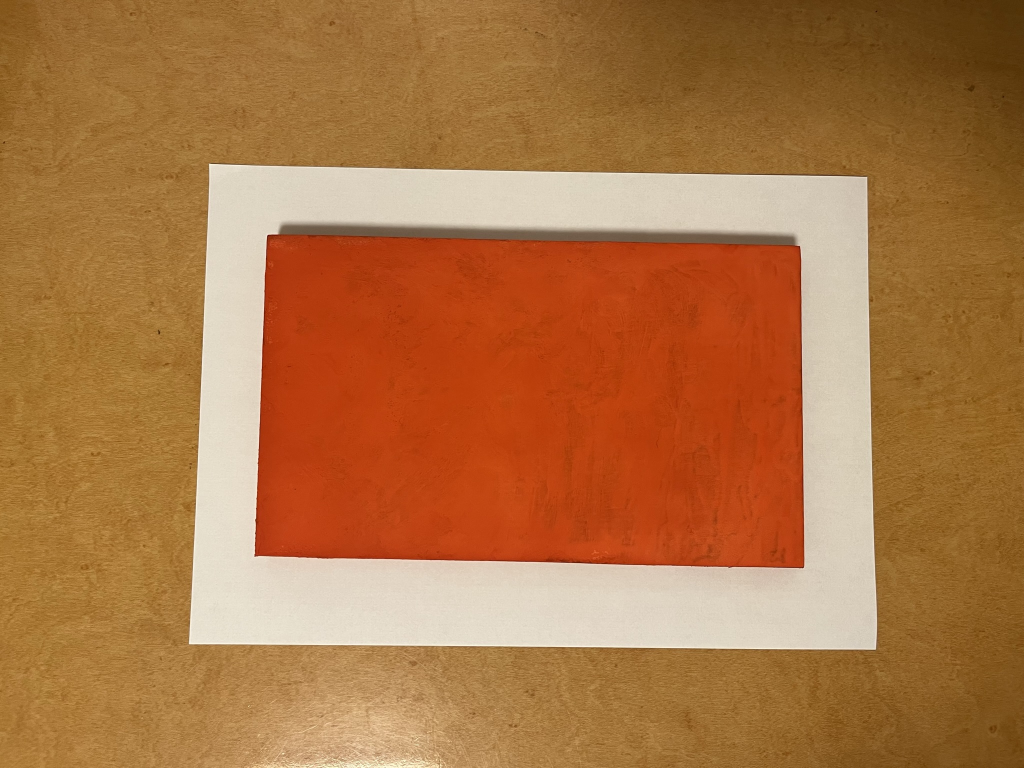
#> input picture data/original_sheet_orange.jpg, 2048 x 1536 px (shown at 1/2 size)
$ python label_orange.py
#> lines starting #> are read from the running program, lines starting #| are printed output that depends on the picture; after the words box and inside, x2 and y2 are one past the last pixel; in counts of white or black regions, pixels touching at a corner belong together
#!/usr/bin/env python3
# -*- coding: utf-8 -*-
import cv2
import cv2 as cv
import numpy as np

#画像データの読み込み
img = cv.imread("original_sheet_orange.jpg")
#> img is the input picture: shape (1536, 2048, 3); mean B, G, R 68.2, 116.4, 171.5

#BGR色空間からHSV色空間への変換
hsv = cv.cvtColor(img, cv.COLOR_BGR2HSV)
#> hsv: shape (1536, 2048, 3); mean H, S, V 15.4, 161.1, 171.5

#色検出しきい値の設定
lower = np.array([0,215,150])
upper = np.array([10,245,200])

#色検出しきい値範囲内の色を抽出するマスクを作成
frame_mask1 = cv.inRange(hsv, lower, upper)
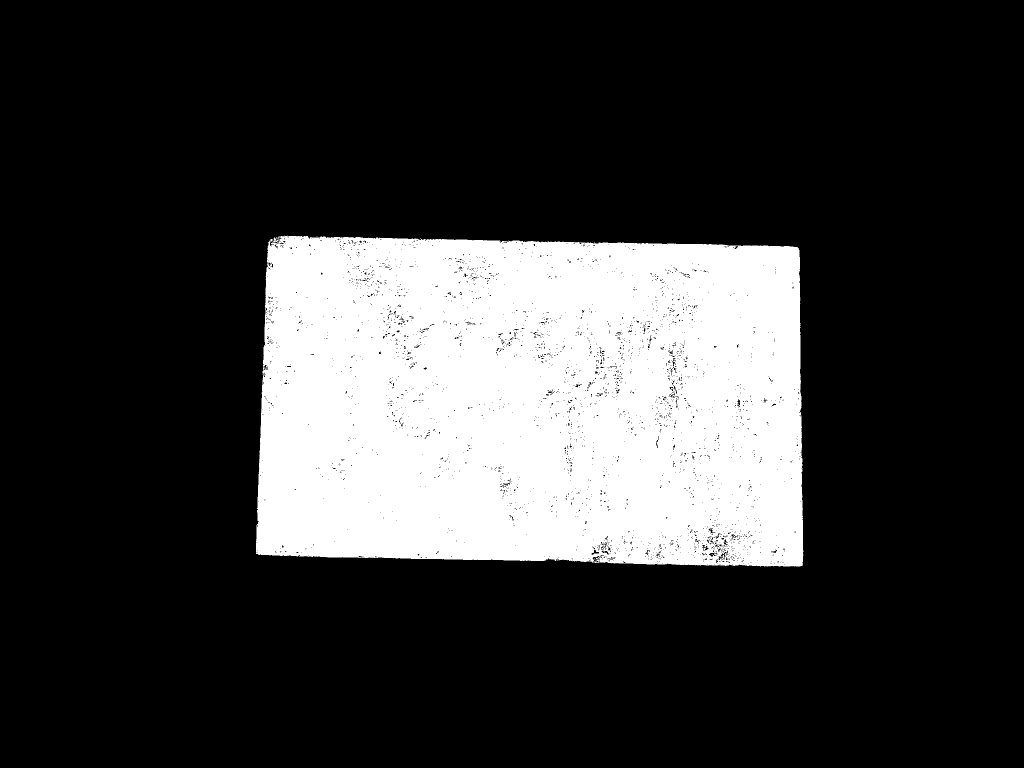
#> frame_mask1: shape (1536, 2048) (shown at 1/2 size); 21.6% white; 10 white regions (9 under 20 px), largest, box (x1, y1, x2, y2) and area: (512, 471, 1607, 1133) 680625

#色検出しきい値の設定
lower = np.array([150,215,150])
upper = np.array([160,245,200])

#色検出しきい値範囲内の色を抽出するマスクを作成
frame_mask2 = cv.inRange(hsv, lower, upper)
#> frame_mask2: shape (1536, 2048); every value is 0

frame_mask = frame_mask1 + frame_mask2

#論理演算で色検出
dst = cv.bitwise_and(img, img, mask=frame_mask)
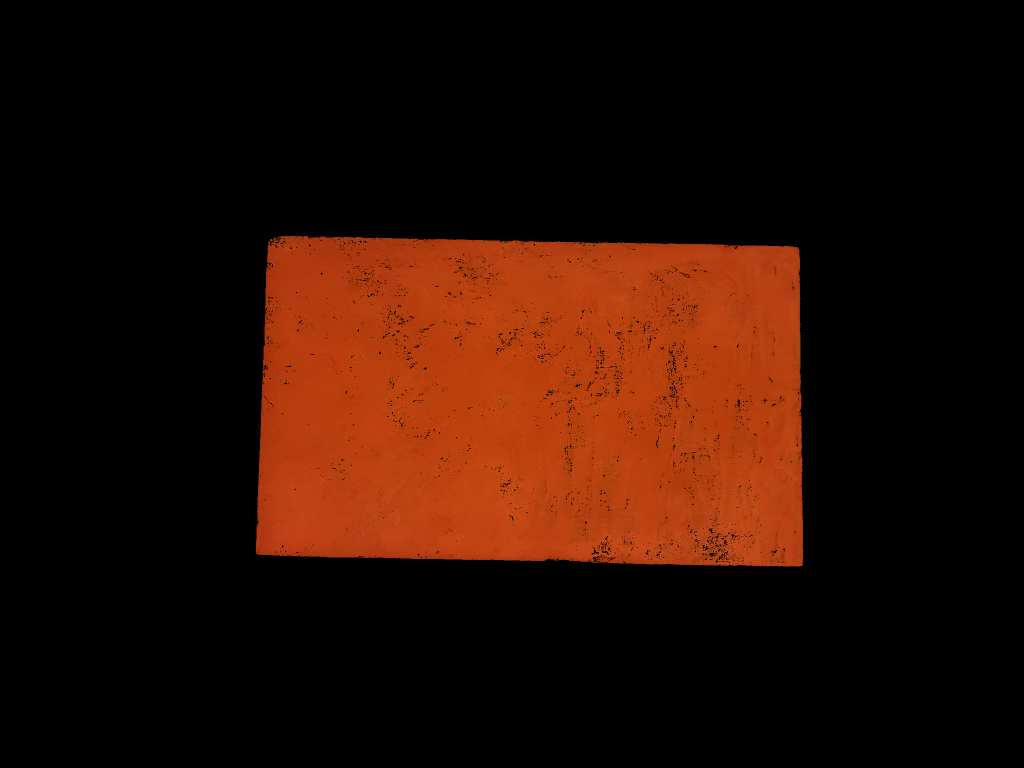
#> dst: shape (1536, 2048, 3) (shown at 1/2 size); mean B, G, R 3.5, 13.8, 39.7

# ラベリング結果書き出し用に画像を準備
out_image = dst

# 面積・重心計算付きのラベリング処理を行う
num_labels, label_image, stats, center = cv2.connectedComponentsWithStats(frame_mask)
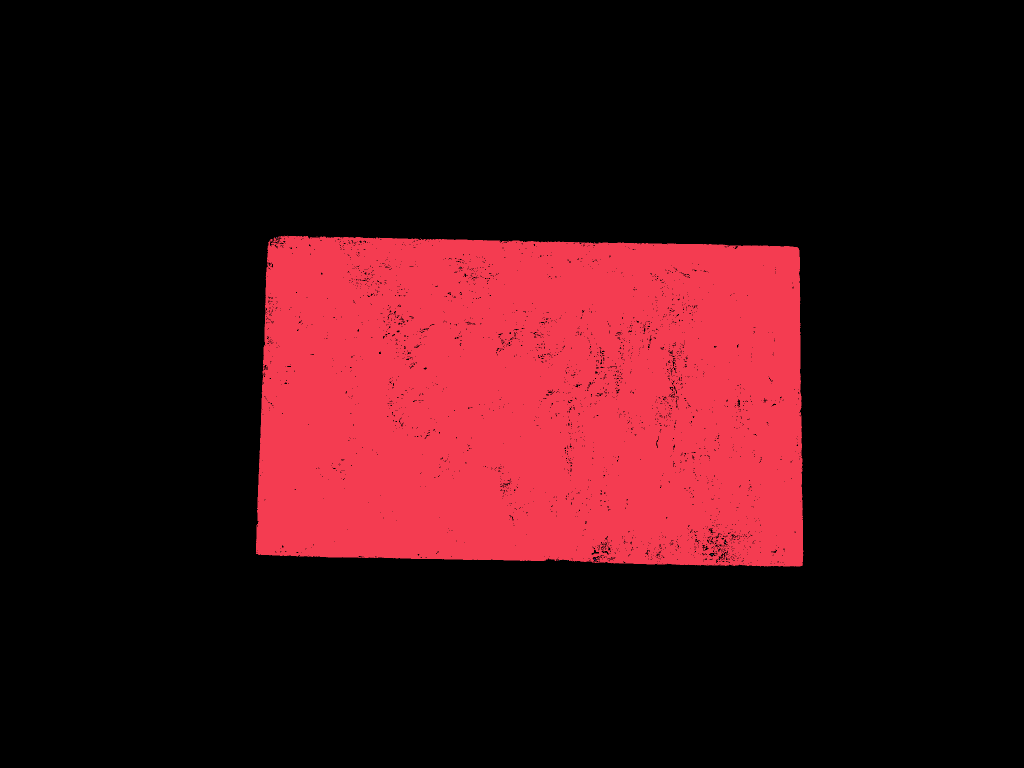
#> label_image: shape (1536, 2048) int32 (shown at 1/2 size); 11 distinct labels, from 0 to 10; one colour per label, 0 black
#> num_labels = 11; stats = [[0, 0, 2048, 1536, 2465088], [512, 471, 1095, 662, 680625], [552, 474, 2, 1, 2], [920, 535, 1, 1, 1], [1450, 1084, 1, 2, 2], [1422, 1109, 1, 1, 1], [1424, 1108, 1, 2, 2], [1189, 1117, 2, 3, 4], [1118, 1121, 1, 1, 1], [1135, 1121, 1, 1, 1], [1191, 1121, 1, 1, 1]]; center = [[1012.8, 757.6], [1062.1, 803.5], [552.5, 474], [920, 535], [1450, 1084.5], [1422, 1109], [1424, 1108.5], [1189.2, 1118.2], [1118, 1121], [1135, 1121], [1191, 1121]]

# 最大のラベルは画面全体を覆う黒なので不要．データを削除
num_labels = num_labels - 1
#> num_labels = 10
stats = np.delete(stats, 0, 0)
#> stats = [[512, 471, 1095, 662, 680625], [552, 474, 2, 1, 2], [920, 535, 1, 1, 1], [1450, 1084, 1, 2, 2], [1422, 1109, 1, 1, 1], [1424, 1108, 1, 2, 2], [1189, 1117, 2, 3, 4], [1118, 1121, 1, 1, 1], [1135, 1121, 1, 1, 1], [1191, 1121, 1, 1, 1]]
center = np.delete(center, 0, 0)
#> center = [[1062.1, 803.5], [552.5, 474], [920, 535], [1450, 1084.5], [1422, 1109], [1424, 1108.5], [1189.2, 1118.2], [1118, 1121], [1135, 1121], [1191, 1121]]


if num_labels >= 1:
# 面積最大のインデックスを取得
                max_index = np.argmax(stats[:,4])
#> max_index = 0
                #print max_index

# 面積最大のラベルのx,y,w,h,面積s,重心位置mx,myを得る
                x = stats[max_index][0]
#> x = 512
                y = stats[max_index][1]
#> y = 471
                w = stats[max_index][2]
#> w = 1095
                h = stats[max_index][3]
#> h = 662
                s = stats[max_index][4]
#> s = 680625
                mx = int(center[max_index][0])
#> mx = 1062
                my = int(center[max_index][1])
#> my = 803
                #print("(x,y)=%d,%d (w,h)=%d,%d s=%d (mx,my)=%d,%d"%(x, y, w, h, s, mx, my) )

                # ラベルを囲うバウンディングボックスを描画
                cv2.rectangle(out_image, (x, y), (x+w, y+h), (255, 0, 255))
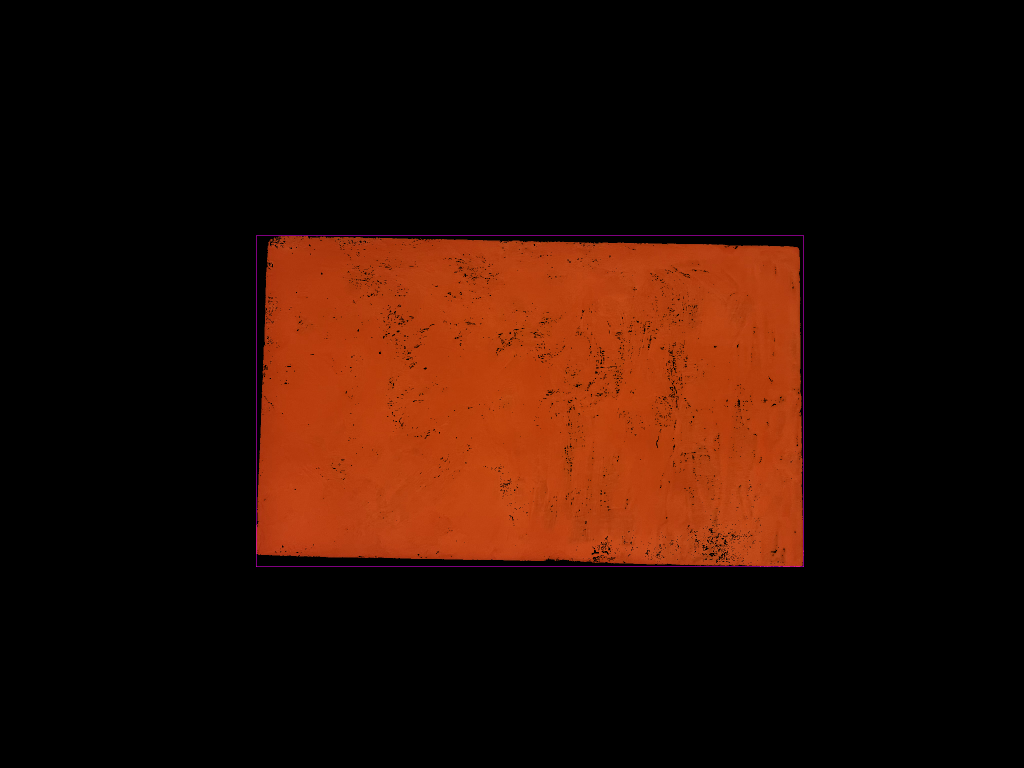
#> out_image: shape (1536, 2048, 3) (shown at 1/2 size); 0.11% of pixels changed, all inside (x1, y1, x2, y2) = (512, 471, 1608, 1134)

                # 重心位置の座標を表示
                # cv2.putText(out_image, "%d,%d"%(mx,my), (x-15, y+h+15), cv2.FONT_HERSHEY_PLAIN, 1, (255, 255, 0))
                cv2.putText(out_image, "%d"%(s), (x, y+h+15), cv2.FONT_HERSHEY_PLAIN, 1, (255, 255, 0))
#> out_image: shape (1536, 2048, 3); under 0.01% of pixels changed, all inside (x1, y1, x2, y2) = (514, 1138, 571, 1148)
cv.imshow("Image",out_image)
if cv.waitKey(0) & 0xFF == ord('q'):
#> (key q is pressed here)
    cv.destroyAllWindows()
